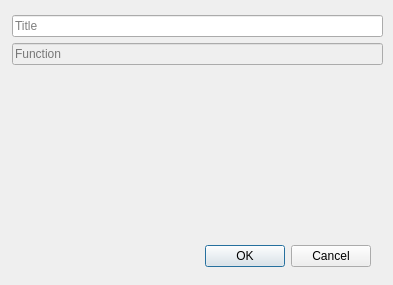
<?xml version="1.0" encoding="UTF-8"?>
<ui version="4.0">
 <class>tf_window</class>
 <widget class="QDialog" name="tf_window">
  <property name="geometry">
   <rect>
    <x>0</x>
    <y>0</y>
    <width>393</width>
    <height>285</height>
   </rect>
  </property>
  <property name="windowTitle">
   <string>Transfer Function</string>
  </property>
  <widget class="QDialogButtonBox" name="OK_btn">
   <property name="enabled">
    <bool>true</bool>
   </property>
   <property name="geometry">
    <rect>
     <x>30</x>
     <y>240</y>
     <width>341</width>
     <height>32</height>
    </rect>
   </property>
   <property name="font">
    <font>
     <family>Arial</family>
     <pointsize>9</pointsize>
    </font>
   </property>
   <property name="orientation">
    <enum>Qt::Horizontal</enum>
   </property>
   <property name="standardButtons">
    <set>QDialogButtonBox::Cancel|QDialogButtonBox::Ok</set>
   </property>
  </widget>
  <widget class="QWidget" name="layoutWidget">
   <property name="geometry">
    <rect>
     <x>12</x>
     <y>15</y>
     <width>371</width>
     <height>220</height>
    </rect>
   </property>
   <property name="font">
    <font>
     <family>Arial</family>
     <pointsize>9</pointsize>
    </font>
   </property>
   <layout class="QGridLayout" name="gridLayout">
    <item row="2" column="0">
     <widget class="ExprWidget" name="expr_plot" native="true">
      <property name="font">
       <font>
        <family>Arial</family>
        <pointsize>9</pointsize>
       </font>
      </property>
     </widget>
    </item>
    <item row="3" column="0">
     <widget class="QLabel" name="error_label">
      <property name="sizePolicy">
       <sizepolicy hsizetype="Preferred" vsizetype="Fixed">
        <horstretch>0</horstretch>
        <verstretch>0</verstretch>
       </sizepolicy>
      </property>
      <property name="font">
       <font>
        <family>Arial</family>
        <pointsize>9</pointsize>
       </font>
      </property>
      <property name="text">
       <string/>
      </property>
      <property name="alignment">
       <set>Qt::AlignCenter</set>
      </property>
     </widget>
    </item>
    <item row="0" column="0">
     <widget class="QLineEdit" name="tf_title">
      <property name="font">
       <font>
        <family>Arial</family>
        <pointsize>9</pointsize>
       </font>
      </property>
      <property name="text">
       <string/>
      </property>
      <property name="placeholderText">
       <string>Title</string>
      </property>
     </widget>
    </item>
    <item row="1" column="0">
     <widget class="QLineEdit" name="tf_raw">
      <property name="enabled">
       <bool>false</bool>
      </property>
      <property name="font">
       <font>
        <family>Arial</family>
        <pointsize>9</pointsize>
       </font>
      </property>
      <property name="placeholderText">
       <string>Function</string>
      </property>
     </widget>
    </item>
   </layout>
  </widget>
 </widget>
 <customwidgets>
  <customwidget>
   <class>ExprWidget</class>
   <extends>QWidget</extends>
   <header>src.widgets.exprwidget</header>
   <container>1</container>
  </customwidget>
 </customwidgets>
 <resources/>
 <connections>
  <connection>
   <sender>OK_btn</sender>
   <signal>accepted()</signal>
   <receiver>tf_window</receiver>
   <slot>accept()</slot>
   <hints>
    <hint type="sourcelabel">
     <x>248</x>
     <y>254</y>
    </hint>
    <hint type="destinationlabel">
     <x>157</x>
     <y>274</y>
    </hint>
   </hints>
  </connection>
  <connection>
   <sender>OK_btn</sender>
   <signal>rejected()</signal>
   <receiver>tf_window</receiver>
   <slot>reject()</slot>
   <hints>
    <hint type="sourcelabel">
     <x>316</x>
     <y>260</y>
    </hint>
    <hint type="destinationlabel">
     <x>286</x>
     <y>274</y>
    </hint>
   </hints>
  </connection>
 </connections>
</ui>
